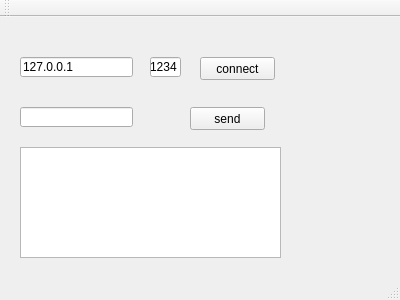
<?xml version="1.0" encoding="UTF-8"?>
<ui version="4.0">
 <class>MainWindow</class>
 <widget class="QMainWindow" name="MainWindow">
  <property name="geometry">
   <rect>
    <x>0</x>
    <y>0</y>
    <width>400</width>
    <height>300</height>
   </rect>
  </property>
  <property name="windowTitle">
   <string>MainWindow</string>
  </property>
  <widget class="QWidget" name="centralWidget">
   <widget class="QPushButton" name="btn_connect">
    <property name="geometry">
     <rect>
      <x>200</x>
      <y>40</y>
      <width>75</width>
      <height>23</height>
     </rect>
    </property>
    <property name="text">
     <string>connect</string>
    </property>
   </widget>
   <widget class="QLineEdit" name="ledt_remote_ip">
    <property name="geometry">
     <rect>
      <x>20</x>
      <y>40</y>
      <width>113</width>
      <height>20</height>
     </rect>
    </property>
    <property name="text">
     <string>127.0.0.1</string>
    </property>
   </widget>
   <widget class="QLineEdit" name="ledt_remote_port">
    <property name="geometry">
     <rect>
      <x>150</x>
      <y>40</y>
      <width>31</width>
      <height>20</height>
     </rect>
    </property>
    <property name="text">
     <string>1234</string>
    </property>
   </widget>
   <widget class="QLineEdit" name="ledt_msg">
    <property name="geometry">
     <rect>
      <x>20</x>
      <y>90</y>
      <width>113</width>
      <height>20</height>
     </rect>
    </property>
   </widget>
   <widget class="QPushButton" name="btn_send">
    <property name="geometry">
     <rect>
      <x>190</x>
      <y>90</y>
      <width>75</width>
      <height>23</height>
     </rect>
    </property>
    <property name="text">
     <string>send</string>
    </property>
   </widget>
   <widget class="QTextEdit" name="tedt_log">
    <property name="geometry">
     <rect>
      <x>20</x>
      <y>130</y>
      <width>261</width>
      <height>111</height>
     </rect>
    </property>
   </widget>
  </widget>
  <widget class="QMenuBar" name="menuBar">
   <property name="geometry">
    <rect>
     <x>0</x>
     <y>0</y>
     <width>400</width>
     <height>21</height>
    </rect>
   </property>
  </widget>
  <widget class="QToolBar" name="mainToolBar">
   <attribute name="toolBarArea">
    <enum>TopToolBarArea</enum>
   </attribute>
   <attribute name="toolBarBreak">
    <bool>false</bool>
   </attribute>
  </widget>
  <widget class="QStatusBar" name="statusBar"/>
 </widget>
 <layoutdefault spacing="6" margin="11"/>
 <resources/>
 <connections/>
</ui>
